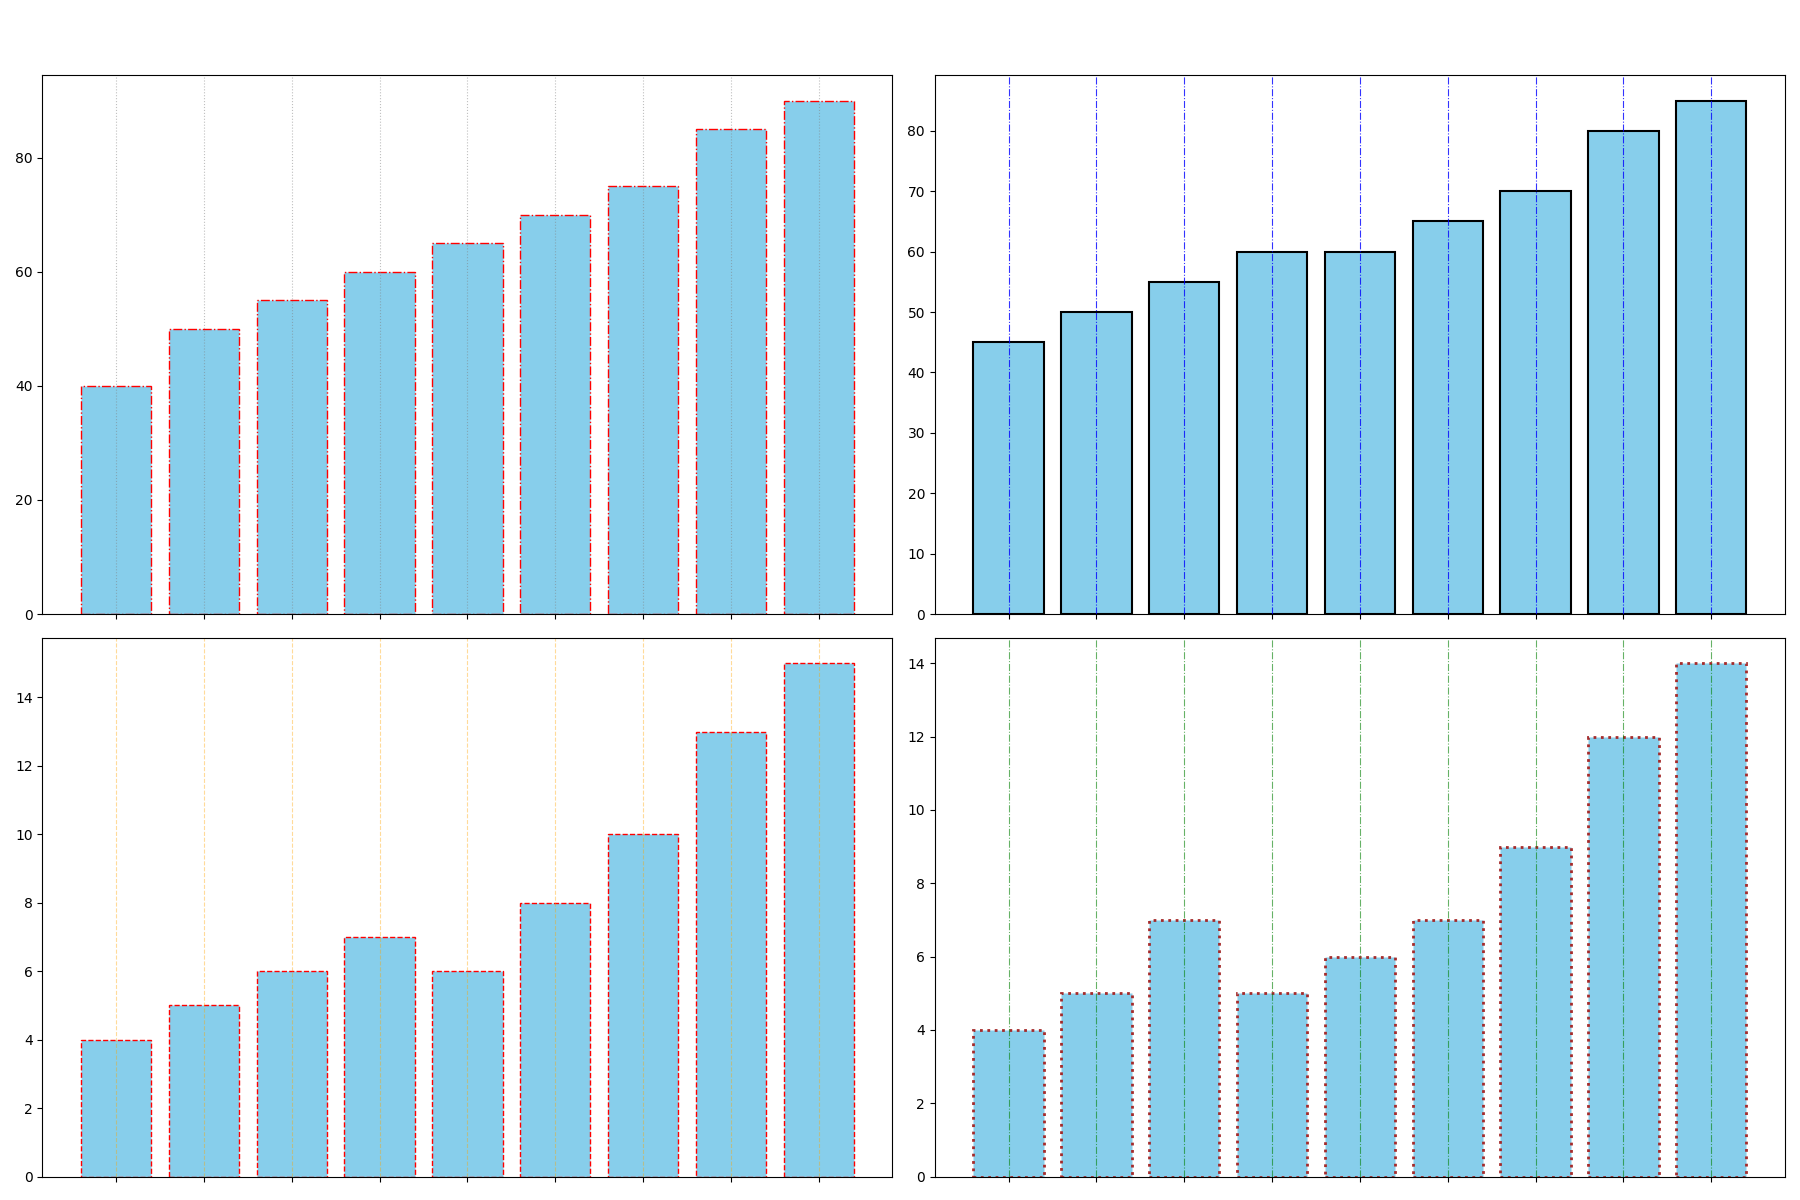

Here is the Python script that generated this plot:
import matplotlib.pyplot as plt

genres = ['Fiction', 'Non-Fiction', 'Mystery', 'Sci-Fi', 'Romance', 'Biography', 'Fantasy', 'Self-Help', 'Children']

popularity_downtown = [70, 85, 50, 90, 40, 65, 75, 60, 55]
popularity_uptown = [60, 80, 65, 85, 45, 60, 70, 50, 55]
monthly_revenue_downtown = [8, 13, 5, 15, 4, 6, 10, 7, 6]
monthly_revenue_uptown = [5, 12, 7, 14, 4, 6, 9, 5, 7]

sorted_downtown_indices = sorted(range(len(popularity_downtown)), key=lambda i: popularity_downtown[i])
sorted_uptown_indices = sorted(range(len(popularity_uptown)), key=lambda i: popularity_uptown[i])

sorted_genres_downtown = [genres[i] for i in sorted_downtown_indices]
sorted_popularity_downtown = [popularity_downtown[i] for i in sorted_downtown_indices]

sorted_genres_uptown = [genres[i] for i in sorted_uptown_indices]
sorted_popularity_uptown = [popularity_uptown[i] for i in sorted_uptown_indices]

fig, axes = plt.subplots(2, 2, figsize=(18, 12))

consistent_color = 'skyblue'

axes[0, 0].bar(sorted_genres_downtown, sorted_popularity_downtown, color=consistent_color, edgecolor='red', linestyle='-.')
axes[0, 0].set_xticklabels([])  # Remove x-tick labels
axes[0, 0].grid(axis='x', linestyle=':', alpha=0.5, color='grey')

axes[0, 1].bar(sorted_genres_uptown, sorted_popularity_uptown, color=consistent_color, edgecolor='black', linewidth=1.5)
axes[0, 1].set_xticklabels([])  # Remove x-tick labels
axes[0, 1].grid(axis='x', linestyle='-.', alpha=0.8, color='blue')

sorted_revenue_downtown_indices = sorted(range(len(monthly_revenue_downtown)), key=lambda i: monthly_revenue_downtown[i])
sorted_revenue_uptown_indices = sorted(range(len(monthly_revenue_uptown)), key=lambda i: monthly_revenue_uptown[i])

sorted_revenue_downtown = [monthly_revenue_downtown[i] for i in sorted_downtown_indices]
sorted_revenue_uptown = [monthly_revenue_uptown[i] for i in sorted_uptown_indices]

sorted_genres_revenue_downtown = [genres[i] for i in sorted_revenue_downtown_indices]

sorted_genres_revenue_uptown = [genres[i] for i in sorted_revenue_uptown_indices]

axes[1, 0].bar(sorted_genres_revenue_downtown, sorted_revenue_downtown, color=consistent_color, edgecolor='red', linestyle='--')
axes[1, 0].set_xticklabels([])  # Remove x-tick labels
axes[1, 0].grid(axis='x', linestyle='--', alpha=0.4, color='orange')

axes[1, 1].bar(sorted_genres_revenue_uptown, sorted_revenue_uptown, color=consistent_color, edgecolor='brown', linewidth=2, linestyle=':')
axes[1, 1].set_xticklabels([])  # Remove x-tick labels
axes[1, 1].grid(axis='x', linestyle='-.', alpha=0.6, color='green')

plt.tight_layout(rect=[0, 0, 1, 0.95])
plt.show()
